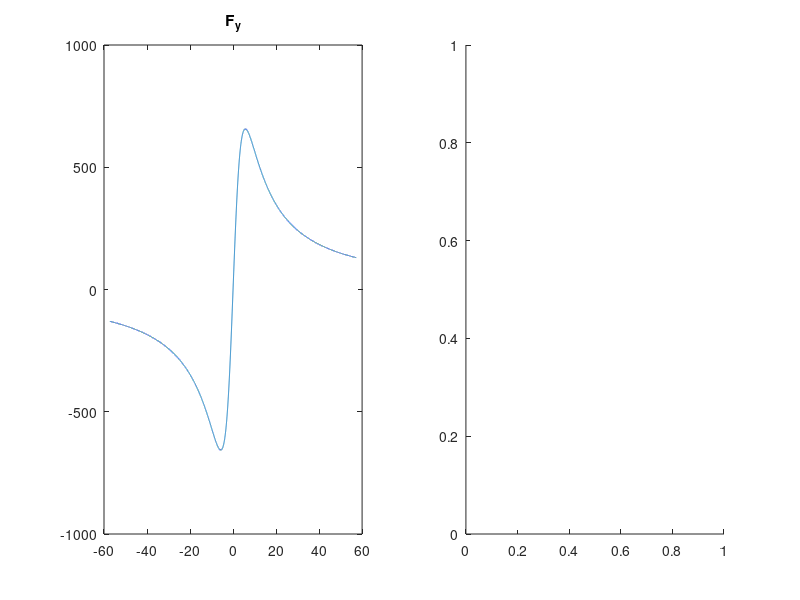

The MATLAB source for this figure: (Note: this script raises an error after producing the figure.)
clear
clc
close all
% Initialization Parameters
% Car
m = 228;
l_f = 0.88;
l_r = 0.66;

%Tyre
D = 1.0279;
B = 10;
C = 2;
E = 0.5;

% Compute normal force on a wheel
Fz_tire = m/2*9.81*l_f/(l_f+l_r);

% Complete Magic Formula
compute_Fy = @(x) D*Fz_tire*sin(C*atan(B*x-E*(B*x-atan(B*x))));
%Simplified Magic Formula
compute_Fy_simplified = @(x) D*Fz_tire*sin(C*atan(B*x));

% Create alpha vector and compute Fy for each alpha
alpha = -1:0.0001:1;
alpha_deg = linspace(-57.2958,57.2958,length(alpha));
Fy = compute_Fy_simplified(alpha);

% Plot Force Curve and get peaks (of simplified version)
subplot(1,2,1)
plot(alpha_deg,Fy)
[min_force, min_alpha] = min(Fy);
title("F_y")
fprintf("Min Foce: %f; Min Slip Angle: %f\n",min_force,alpha(min_alpha))

% Plot derivative (of simplified version)
subplot(1,2,2)
string = sprintf("%f*%f*sin(%f*atan(%f*x))",D,Fz_tire,C,B);
fprime = diff(str2sym(string));
fprime = matlabFunction(fprime);
Fy_prime = fprime(alpha);
plot(alpha_deg,Fy_prime)
title("F_y^'")

% Compare derivative by syms and by wolfram
wolfram_Fy_prime = @(x) (B.*C.*D.*Fz_tire.*cos(C.*atan(B.*x)))./(B^2.*x.^2+1);
Fy_wolfram = wolfram_Fy_prime(alpha);

figure()
subplot(1,2,1)
plot(alpha_deg,Fy_prime)
title("F_y^' syms")

subplot(1,2,2)
plot(alpha,Fy_wolfram)
title("F_y^' Wolfram")
